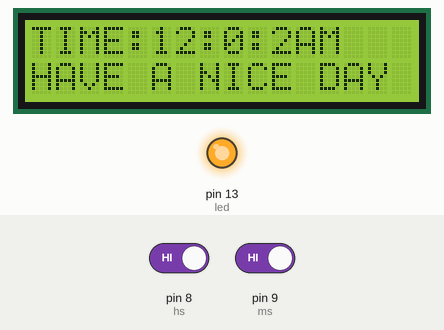
Bench run of a sketch on a simulated Arduino Uno, built with avr-gcc and run on an emulated ATmega328P. Parts: 16×2 character LCD, output pins drawn as LEDs (lit = HIGH). Inputs (shaded band) come from the test bench; at power-on: pin 8 (hs) HIGH, pin 9 (ms) HIGH.

Above: at 1.2 s.
1.3 s: pin 8 (hs) driven LOW
At 2.8 s:
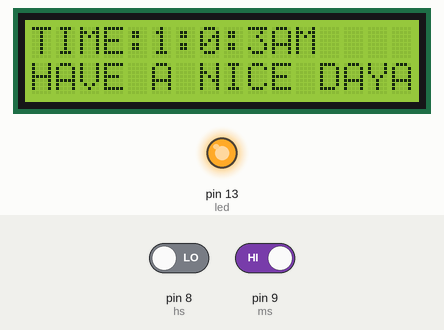
5.5 s: pin 8 (hs) driven HIGH
At 6.9 s:
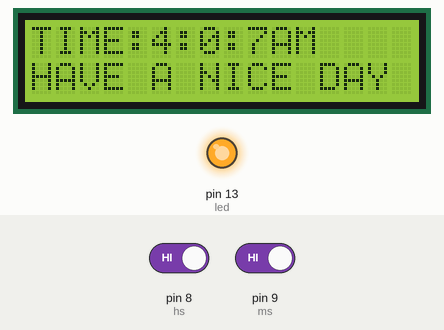
9.7 s: pin 9 (ms) driven LOW
At 10.9 s:
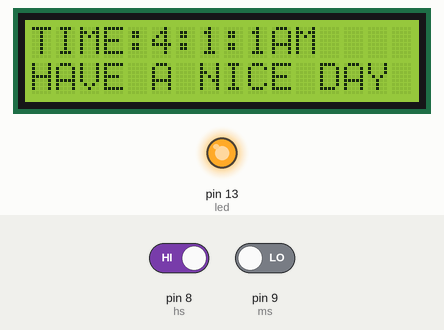
12.6 s: pin 9 (ms) driven HIGH
At 13.9 s:
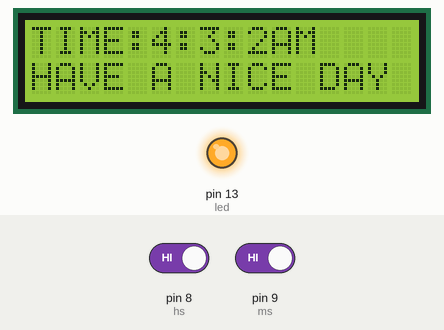
15.6 s: pin 8 (hs) driven LOW
At 16.9 s:
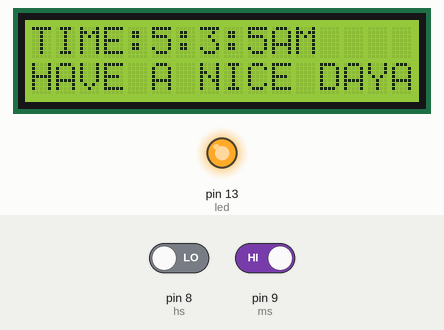
18.6 s: pin 9 (ms) driven LOW
At 24.0 s:
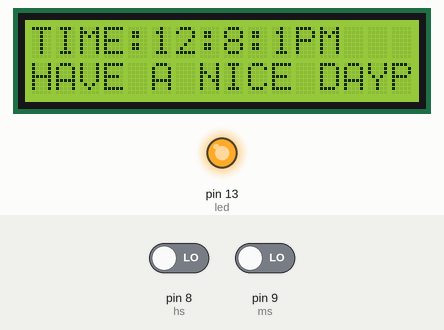
Timing chart, 0 to 24.7 s (numbered marks = the images above; inputs shaded):
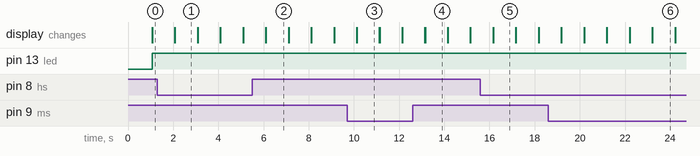

The sketch:

alarm_clock.ino
```cpp
//Digital Arduino Clock Code


#include <LiquidCrystal.h>


LiquidCrystal lcd(12,11,5,4,3,2);

int led = 13;
int h=12;
int m;
int s;
int flag;
int TIME;

const int hs=8;
const int ms=9;

int state1;
int state2;

void setup()
{
  pinMode(led, OUTPUT);
  lcd.begin(16,2);
  pinMode(hs,INPUT);
  pinMode(ms,INPUT);
}

void loop()
{

 lcd.setCursor(0,0);
 s=s+1;
 lcd.print("TIME:");
 lcd.print(h);
 lcd.print(":");
 lcd.print(m);
 lcd.print(":");
 lcd.print(s);

 if(flag<12)lcd.print("AM");
 if(flag==12)lcd.print("PM");
 if(flag>12)lcd.print("PM");
 if(flag==24)flag=0;

 delay(1000);
 lcd.clear();
 if(s==60){
  s=0;
  m=m+1;
 }
 if(m==60)
 {
  m=0;
  h=h+1;
  flag=flag+1;
 }
 if(h==13)
 {
  h=1;
 }

if(m==0){
pinMode(led, OUTPUT);
digitalWrite(led, HIGH);
}

 lcd.setCursor(0,1);

 lcd.print("HAVE A NICE DAY");

 //-------Time
// setting-------//
 state1=digitalRead(hs);

 if(state1==0)
{
  h=h+1;
  flag=flag+1;
  if(flag<12)lcd.print("AM");
  if(flag==12)lcd.print("PM");
  if(flag>12)lcd.print("PM");
  if(flag==24)flag=0;
  if(h==13)h=1;
}
state2=digitalRead(ms);
if(state2==0){
  s=0;
  m=m+1;
}

}
```

Measured:
- after the input at 1.3 s, the display: first changes after 0.78 s (image 1 shows a later state)
- after the input at 5.5 s, the display: first changes after 0.60 s (image 2 shows a later state)
- after the input at 15.6 s, the display: first changes after 0.56 s (image 5 shows a later state)
- what the display in image 1 shows lasts 1.0 s, from 2.1 s to 3.1 s
